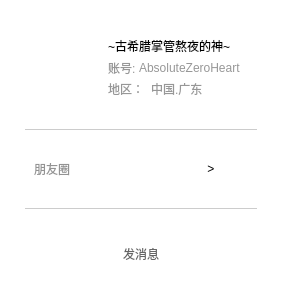
<?xml version="1.0" encoding="UTF-8"?>
<ui version="4.0">
 <class>CurrentUserInfoDialog</class>
 <widget class="QDialog" name="CurrentUserInfoDialog">
  <property name="geometry">
   <rect>
    <x>0</x>
    <y>0</y>
    <width>282</width>
    <height>308</height>
   </rect>
  </property>
  <property name="minimumSize">
   <size>
    <width>282</width>
    <height>308</height>
   </size>
  </property>
  <property name="maximumSize">
   <size>
    <width>336</width>
    <height>308</height>
   </size>
  </property>
  <property name="windowTitle">
   <string>Dialog</string>
  </property>
  <property name="styleSheet">
   <string notr="true">QLabel{
	font: 9pt &quot;等线&quot;;
	color: rgb(147, 147, 147);
background-color: rgb(255, 255, 255);
}
QWidget{

background-color: rgb(255, 255, 255);
}</string>
  </property>
  <layout class="QVBoxLayout" name="verticalLayout_3">
   <property name="leftMargin">
    <number>25</number>
   </property>
   <property name="topMargin">
    <number>17</number>
   </property>
   <property name="rightMargin">
    <number>25</number>
   </property>
   <property name="bottomMargin">
    <number>23</number>
   </property>
   <item>
    <widget class="QWidget" name="widget_5" native="true">
     <property name="styleSheet">
      <string notr="true">background-color: rgb(255, 255, 255);</string>
     </property>
     <layout class="QHBoxLayout" name="horizontalLayout">
      <property name="spacing">
       <number>0</number>
      </property>
      <item>
       <widget class="QWidget" name="widget" native="true">
        <property name="maximumSize">
         <size>
          <width>70</width>
          <height>16777215</height>
         </size>
        </property>
        <layout class="QVBoxLayout" name="verticalLayout">
         <property name="leftMargin">
          <number>0</number>
         </property>
         <property name="topMargin">
          <number>6</number>
         </property>
         <property name="rightMargin">
          <number>5</number>
         </property>
         <property name="bottomMargin">
          <number>11</number>
         </property>
         <item>
          <widget class="ImgLabel" name="avatarLabel">
           <property name="minimumSize">
            <size>
             <width>60</width>
             <height>60</height>
            </size>
           </property>
           <property name="maximumSize">
            <size>
             <width>60</width>
             <height>60</height>
            </size>
           </property>
           <property name="styleSheet">
            <string notr="true"/>
           </property>
           <property name="text">
            <string/>
           </property>
           <property name="pixmap">
            <pixmap resource="../../res/icon.qrc">:/a/image/.jpg</pixmap>
           </property>
           <property name="scaledContents">
            <bool>true</bool>
           </property>
          </widget>
         </item>
         <item>
          <spacer name="verticalSpacer">
           <property name="orientation">
            <enum>Qt::Orientation::Vertical</enum>
           </property>
           <property name="sizeHint" stdset="0">
            <size>
             <width>20</width>
             <height>34</height>
            </size>
           </property>
          </spacer>
         </item>
        </layout>
       </widget>
      </item>
      <item>
       <widget class="QWidget" name="widget_2" native="true">
        <layout class="QVBoxLayout" name="verticalLayout_2">
         <property name="spacing">
          <number>0</number>
         </property>
         <item>
          <widget class="QLabel" name="nickname">
           <property name="minimumSize">
            <size>
             <width>160</width>
             <height>0</height>
            </size>
           </property>
           <property name="maximumSize">
            <size>
             <width>160</width>
             <height>16777215</height>
            </size>
           </property>
           <property name="styleSheet">
            <string notr="true">color: rgb(0, 0, 0);
font: 12pt &quot;微软雅黑&quot;;</string>
           </property>
           <property name="lineWidth">
            <number>-1</number>
           </property>
           <property name="text">
            <string>~古希腊掌管熬夜的神~</string>
           </property>
           <property name="wordWrap">
            <bool>true</bool>
           </property>
          </widget>
         </item>
         <item>
          <layout class="QHBoxLayout" name="horizontalLayout_4">
           <property name="spacing">
            <number>3</number>
           </property>
           <item>
            <widget class="QLabel" name="label_4">
             <property name="maximumSize">
              <size>
               <width>40</width>
               <height>40</height>
              </size>
             </property>
             <property name="styleSheet">
              <string notr="true">font: 9pt &quot;微软雅黑&quot;;
color: rgb(151, 151, 151);</string>
             </property>
             <property name="text">
              <string>账号:</string>
             </property>
             <property name="wordWrap">
              <bool>false</bool>
             </property>
            </widget>
           </item>
           <item>
            <widget class="QLabel" name="account">
             <property name="minimumSize">
              <size>
               <width>160</width>
               <height>0</height>
              </size>
             </property>
             <property name="maximumSize">
              <size>
               <width>160</width>
               <height>16777215</height>
              </size>
             </property>
             <property name="styleSheet">
              <string notr="true">font: 10pt &quot;微软雅黑&quot;;
color: rgb(151, 151, 151);</string>
             </property>
             <property name="text">
              <string>AbsoluteZeroHeart</string>
             </property>
             <property name="wordWrap">
              <bool>true</bool>
             </property>
            </widget>
           </item>
          </layout>
         </item>
         <item>
          <layout class="QHBoxLayout" name="horizontalLayout_5">
           <property name="spacing">
            <number>3</number>
           </property>
           <item>
            <widget class="QLabel" name="label_3">
             <property name="maximumSize">
              <size>
               <width>40</width>
               <height>40</height>
              </size>
             </property>
             <property name="styleSheet">
              <string notr="true">font: 9pt &quot;微软雅黑&quot;;
color: rgb(151, 151, 151);</string>
             </property>
             <property name="text">
              <string>地区：</string>
             </property>
            </widget>
           </item>
           <item>
            <widget class="QLabel" name="region">
             <property name="styleSheet">
              <string notr="true">font: 9pt &quot;微软雅黑&quot;;
color: rgb(151, 151, 151);</string>
             </property>
             <property name="text">
              <string>中国.广东</string>
             </property>
             <property name="wordWrap">
              <bool>true</bool>
             </property>
            </widget>
           </item>
          </layout>
         </item>
        </layout>
       </widget>
      </item>
     </layout>
    </widget>
   </item>
   <item>
    <widget class="QWidget" name="widget_3" native="true">
     <property name="minimumSize">
      <size>
       <width>0</width>
       <height>80</height>
      </size>
     </property>
     <property name="maximumSize">
      <size>
       <width>16777215</width>
       <height>70</height>
      </size>
     </property>
     <property name="styleSheet">
      <string notr="true">QWidget{
	background-color: rgb(255, 255, 255);
border-top: 1px solid #cccccc; /* 边框宽度+颜色+线型 */
border-bottom: 1px solid #cccccc; /* 边框宽度+颜色+线型 */
}</string>
     </property>
     <layout class="QHBoxLayout" name="horizontalLayout_3">
      <item>
       <widget class="QLabel" name="label_5">
        <property name="styleSheet">
         <string notr="true">border-top: 0px solid #cccccc; /* 边框宽度+颜色+线型 */
border-bottom: 0px solid #cccccc; /* 边框宽度+颜色+线型 */
font: 11pt &quot;等线&quot;;
</string>
        </property>
        <property name="text">
         <string>朋友圈</string>
        </property>
       </widget>
      </item>
      <item>
       <widget class="QPushButton" name="pushButton">
        <property name="styleSheet">
         <string notr="true">/* 普通状态：透明、无边框、无图标 */
        QPushButton {
            background-color: transparent; /* 透明背景 */
            border: none; /* 无边框 */
            /* 普通状态下不显示图标 */
        }
        
        /* 鼠标悬停状态：显示图标 */
        QPushButton:hover {
            qproperty-icon: url(:/a/img/表情包.svg); /* 替换为你的图标路径 */
            qproperty-iconSize: 40px 40px; /* 图标大小 */
        }
        
        /* 可选：添加点击效果 */
        QPushButton:pressed {
            opacity: 0.8; /* 点击时稍微透明一点 */
        }</string>
        </property>
        <property name="text">
         <string>         &gt;</string>
        </property>
       </widget>
      </item>
     </layout>
    </widget>
   </item>
   <item>
    <widget class="QWidget" name="widget_4" native="true">
     <property name="styleSheet">
      <string notr="true">background-color: rgb(255, 255, 255);</string>
     </property>
     <layout class="QHBoxLayout" name="horizontalLayout_2">
      <property name="leftMargin">
       <number>0</number>
      </property>
      <property name="topMargin">
       <number>12</number>
      </property>
      <property name="rightMargin">
       <number>0</number>
      </property>
      <property name="bottomMargin">
       <number>0</number>
      </property>
      <item alignment="Qt::AlignmentFlag::AlignHCenter">
       <widget class="QToolButton" name="switchMessageInterfaceToolButton">
        <property name="minimumSize">
         <size>
          <width>80</width>
          <height>63</height>
         </size>
        </property>
        <property name="maximumSize">
         <size>
          <width>80</width>
          <height>63</height>
         </size>
        </property>
        <property name="styleSheet">
         <string notr="true">QToolButton {
        border: none;               /* 无边框 */
        background: transparent;    /* 透明背景 */
        padding: 0px;               /* 内边距，让内容不紧贴边缘 */
        border-radius: 5px;         /* 轻微圆角（可选） */
	    font: 11pt &quot;等线&quot;;
	    color: rgb(100, 100, 100);
    }
    QToolButton:hover {
        background-color: #EEEEEE;  /* 悬浮时灰色背景（可调整色值） */
    }
    QToolButton:pressed {
        background-color: #DDDDDD;  /* 按下时稍深灰色（可选） */
    }</string>
        </property>
        <property name="text">
         <string>发消息</string>
        </property>
        <property name="icon">
         <iconset resource="../../res/icon.qrc">
          <normaloff>:/a/icons/聊天.svg</normaloff>:/a/icons/聊天.svg</iconset>
        </property>
        <property name="iconSize">
         <size>
          <width>40</width>
          <height>40</height>
         </size>
        </property>
        <property name="toolButtonStyle">
         <enum>Qt::ToolButtonStyle::ToolButtonTextUnderIcon</enum>
        </property>
       </widget>
      </item>
     </layout>
    </widget>
   </item>
  </layout>
 </widget>
 <customwidgets>
  <customwidget>
   <class>ImgLabel</class>
   <extends>QLabel</extends>
   <header>ImgLabel.h</header>
  </customwidget>
 </customwidgets>
 <resources>
  <include location="../../res/icon.qrc"/>
 </resources>
 <connections/>
</ui>
